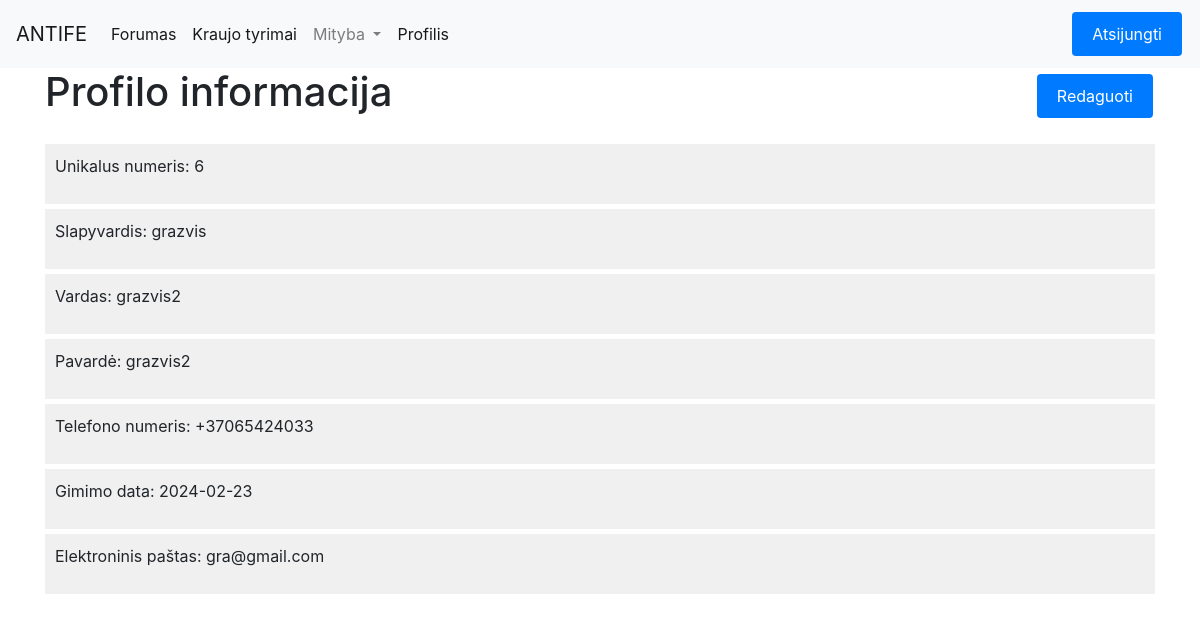
The page /profilis/ (signed in) on the database as committed earlier.
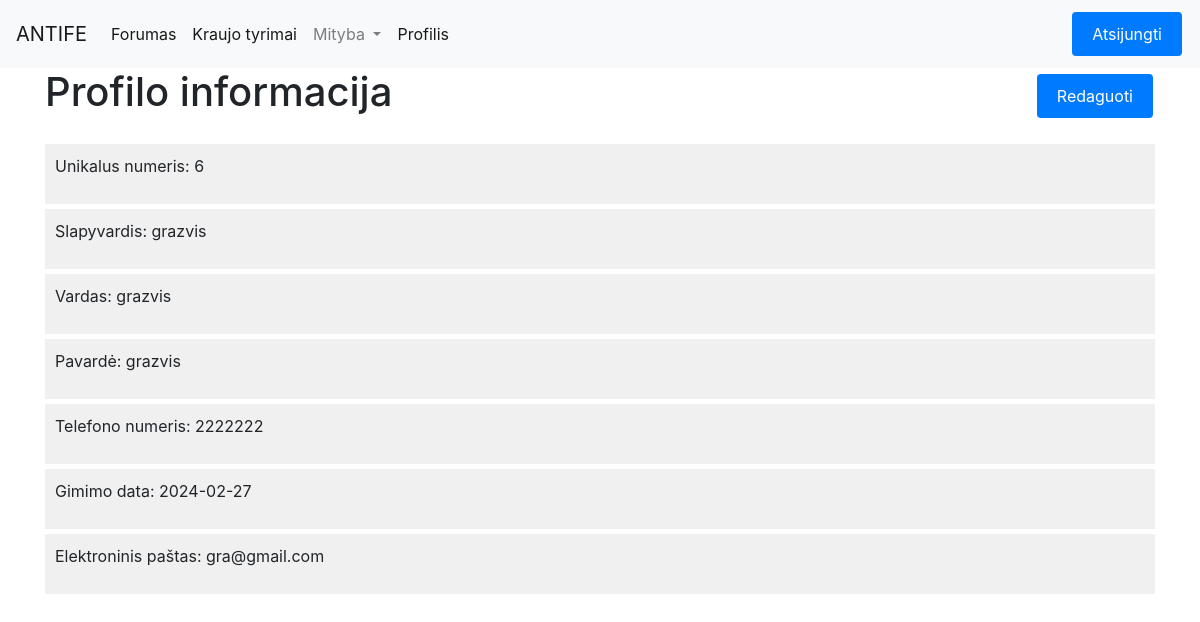
The same page on the database as committed later.
### homepage/models.py (models this page shows)
class Naudotojai(models.Model):
    user = models.OneToOneField(User, on_delete=models.CASCADE, default=None)
    vardas = models.CharField(max_length=255)
    pavarde = models.CharField(max_length=255)
    telefonas = models.CharField(max_length=255)
    el_pastas = models.CharField(max_length=255)
    gimimo_data = models.DateField()
    level = models.IntegerField()
    last_login = models.DateTimeField(null=True, blank=True)

### Profilis/views.py (the view)
# urls.py: path('', views.profilisview, name='profilisview'),
def profilisview(request):
    user_id = None
    username = None
    vardas = None
    pavarde = None
    telefonas = None
    gimimo_Data = None
    el_pastas = None
    password = None
    form_submitted = False  # Initialize form_submitted to False
    if request.user.is_authenticated:
        user_id = request.user.id
        username = request.user.username
        el_pastas = request.user.email
        password = request.user.password
        try:
            naudotojas = Naudotojai.objects.get(user=request.user)
            vardas = naudotojas.vardas
            pavarde = naudotojas.pavarde
            telefonas = naudotojas.telefonas
            gimimo_Data = naudotojas.gimimo_data
        except Naudotojai.DoesNotExist:
            pass
    formatted_gimimo_Data = formats.date_format(gimimo_Data, "Y-m-d") if gimimo_Data else ""
    context = {
        'user_id': user_id,
        'username': username,
        'password': password,
        'vardas': vardas,
        'pavarde': pavarde,
        'telefonas': telefonas,
        'gimimo_Data': formatted_gimimo_Data,
        'el_pastas': el_pastas,
        'form_submitted': form_submitted,  # Pass form_submitted to the template
    }
    storage = messages.get_messages(request)
    storage.used = True
    return render(request, 'Profilis.html', context)

### Profilis/templates/Profilis.html (shortened to what this page needs)
{% extends 'base.html' %}
{% load static %}
{% load static %}
{% block content %}
    <link rel="stylesheet" type="text/css" href="{% static 'styles/errors.css' %}">
    <link rel="stylesheet" type="text/css" href="{% static 'styles/profile.css' %}">
    <div style="display: flex; justify-content: space-between; align-items: center; margin-bottom: 20px;">
        <h1>Profilo informacija</h1>
        <button type="button" class="btn btn-primary custom-button" id="editProfileBtn">Redaguoti</button>
    </div>
    <div class="profile-info" id="profileInfoContainer">
        <div class="profile-info-item">
            {% if user_id %}
                <p>Unikalus numeris: {{ user_id }}</p>
            {% else %}
                <p>Unikalus numeris nepasiekiamas</p>
            {% endif %}
        </div>
        <div class="profile-info-item">
            {% if username %}
                <p>Slapyvardis: {{ username }}</p>
            {% else %}
                <p>Slapyvardis nepasiekiamas</p>
            {% endif %}
        </div>
        <div class="profile-info-item">
            {% if vardas %}
                <p>Vardas: {{ vardas }}</p>
            {% else %}
                <p>Vardas nepasiekiamas</p>
            {% endif %}
        </div>
        <div class="profile-info-item">
            {% if pavarde %}
                <p>Pavardė: {{ pavarde }}</p>
            {% else %}
                <p>Pavardė nepasiekiama</p>
            {% endif %}
        </div>
        <div class="profile-info-item">
            {% if telefonas %}
                <p>Telefono numeris: {{ telefonas }}</p>
            {% else %}
                <p>Telefono numeris nepasiekiamas</p>
            {% endif %}
        </div>
        <div class="profile-info-item">
            {% if gimimo_Data %}
                <p>Gimimo data: {{ gimimo_Data }}</p>
            {% else %}
                <p>Gimimo data nepasiekiama</p>
            {% endif %}
        </div>
        <div class="profile-info-item">
            {% if el_pastas %}
                <p>Elektroninis paštas: {{ el_pastas }}</p>
            {% else %}
                <p>Elektroninis paštas nepasiekiamas</p>
            {% endif %}
        </div>
    </div>
{% endblock %}

Rows that differ between the two databases and show on the page:
changed Naudotojai: vardas "grazvis2" → "grazvis"; pavarde "grazvis2" → "grazvis"; telefonas "+37065424033" → "2222222"
Other text that changed with them:
{{ gimimo_Data }}: "2024-02-23" → "2024-02-27"
